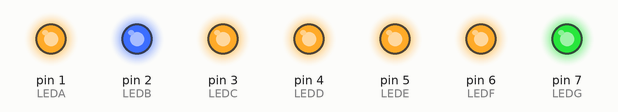
Simulated run of this sketch. Board: Arduino Uno, built with avr-gcc and run on an emulated ATmega328P. Parts: output pins drawn as LEDs (lit = HIGH).

Above: at 0.2 s.
At 0.95 s:
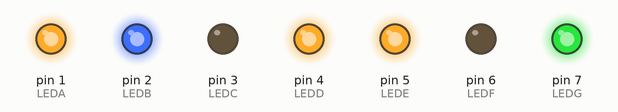
At 1.9 s:
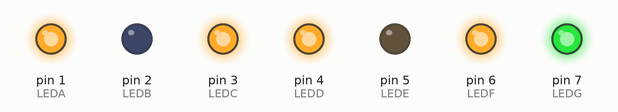
At 2.65 s:
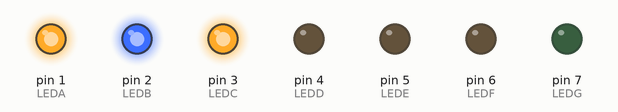
At 4.25 s:
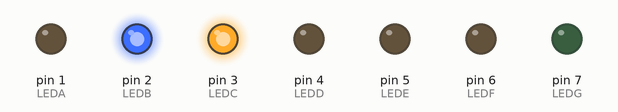
At 6.9 s:
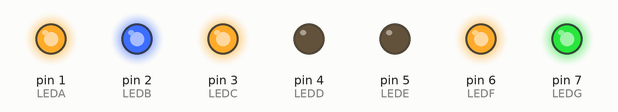
Timing chart, 0 to 8.3 s (numbered marks = the images above):
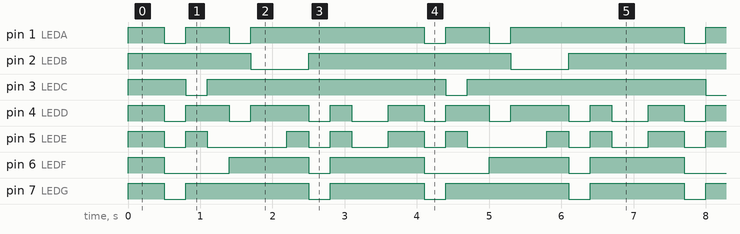

Measured:
- by itself, pin 1 (LEDA): repeats every 3.6 s: LOW 0.30 s, HIGH 0.60 s, LOW 0.30 s, HIGH 2.4 s
- by itself, pin 2 (LEDB): repeats every 3.6 s: LOW 0.80 s, HIGH 2.8 s
- by itself, pin 3 (LEDC): repeats every 3.6 s: LOW 0.30 s, HIGH 3.3 s
- by itself, pin 4 (LEDD): repeats every 3.6 s: LOW 0.30 s, HIGH 0.60 s, LOW 0.30 s, HIGH 0.80 s, LOW 0.30 s, HIGH 0.30 s, LOW 0.50 s, HIGH 0.50 s
- by itself, pin 5 (LEDE): repeats every 3.6 s: LOW 0.30 s, HIGH 0.30 s, LOW 1.1 s, HIGH 0.30 s, LOW 0.30 s, HIGH 0.30 s, LOW 0.50 s, HIGH 0.50 s
- by itself, pin 6 (LEDF): repeats every 3.6 s: LOW 0.90 s, HIGH 1.1 s, LOW 0.30 s, HIGH 1.3 s
- by itself, pin 7 (LEDG): repeats every 3.6 s: LOW 0.30 s, HIGH 1.7 s, LOW 0.30 s, HIGH 1.3 s

The sketch:

Seven_Sgment_LED.ino
```cpp
#define LEDA 1
#define LEDB 2
#define LEDC 3
#define LEDD 4
#define LEDE 5
#define LEDF 6
#define LEDG 7


void setup(){

  pinMode (LEDA,OUTPUT);
  pinMode (LEDB,OUTPUT);
  pinMode (LEDC,OUTPUT);
  pinMode (LEDD,OUTPUT);
  pinMode (LEDE,OUTPUT);
  pinMode (LEDF,OUTPUT);
  pinMode (LEDG,OUTPUT);
}

void loop(){

  digitalWrite(LEDA,HIGH);
  digitalWrite(LEDB,HIGH);
  digitalWrite(LEDC,HIGH);
  digitalWrite(LEDD,HIGH);
  digitalWrite(LEDE,HIGH);
  digitalWrite(LEDF,HIGH);
  digitalWrite(LEDG,HIGH);
delay(500);
// for number 1
  digitalWrite(LEDA,LOW);
  digitalWrite(LEDB,HIGH);
  digitalWrite(LEDC,HIGH);
  digitalWrite(LEDD,LOW);
  digitalWrite(LEDE,LOW);
  digitalWrite(LEDF,LOW);
  digitalWrite(LEDG,LOW);
delay(300);

// for  number 2
  digitalWrite(LEDA,HIGH);
  digitalWrite(LEDB,HIGH);
  digitalWrite(LEDC,LOW);
  digitalWrite(LEDD,HIGH);
  digitalWrite(LEDE,HIGH);
  digitalWrite(LEDF,LOW);
  digitalWrite(LEDG,HIGH);
delay(300);

// for number 3

  digitalWrite(LEDA,HIGH);
  digitalWrite(LEDB,HIGH);
  digitalWrite(LEDC,HIGH);
  digitalWrite(LEDD,HIGH);
  digitalWrite(LEDE,LOW);
  digitalWrite(LEDF,LOW);
  digitalWrite(LEDG,HIGH);
delay(300);

// for number 4
  digitalWrite(LEDA,LOW);
  digitalWrite(LEDB,HIGH);
  digitalWrite(LEDC,HIGH);
  digitalWrite(LEDD,LOW);
  digitalWrite(LEDE,LOW);
  digitalWrite(LEDF,HIGH);
  digitalWrite(LEDG,HIGH);
delay(300);
// for number 5
  digitalWrite(LEDA,HIGH);
  digitalWrite(LEDB,LOW);
  digitalWrite(LEDC,HIGH);
  digitalWrite(LEDD,HIGH);
  digitalWrite(LEDE,LOW);
  digitalWrite(LEDF,HIGH);
  digitalWrite(LEDG,HIGH);
delay(500);
// for number 6
  digitalWrite(LEDA,HIGH);
  digitalWrite(LEDB,LOW);
  digitalWrite(LEDC,HIGH);
  digitalWrite(LEDD,HIGH);
  digitalWrite(LEDE,HIGH);
  digitalWrite(LEDF,HIGH);
  digitalWrite(LEDG,HIGH);
delay(300);
// for number 7
  digitalWrite(LEDA,HIGH);
  digitalWrite(LEDB,HIGH);
  digitalWrite(LEDC,HIGH);
  digitalWrite(LEDD,LOW);
  digitalWrite(LEDE,LOW);
  digitalWrite(LEDF,LOW);
  digitalWrite(LEDG,LOW);
delay(300);
// for number 8
  digitalWrite(LEDA,HIGH);
  digitalWrite(LEDB,HIGH);
  digitalWrite(LEDC,HIGH);
  digitalWrite(LEDD,HIGH);
  digitalWrite(LEDE,HIGH);
  digitalWrite(LEDF,HIGH);
  digitalWrite(LEDG,HIGH);
delay(300);
// for number 9
  digitalWrite(LEDA,HIGH);
  digitalWrite(LEDB,HIGH);
  digitalWrite(LEDC,HIGH);
  digitalWrite(LEDD,LOW);
  digitalWrite(LEDE,LOW);
  digitalWrite(LEDF,HIGH);
  digitalWrite(LEDG,HIGH);
delay(500);


}
```
